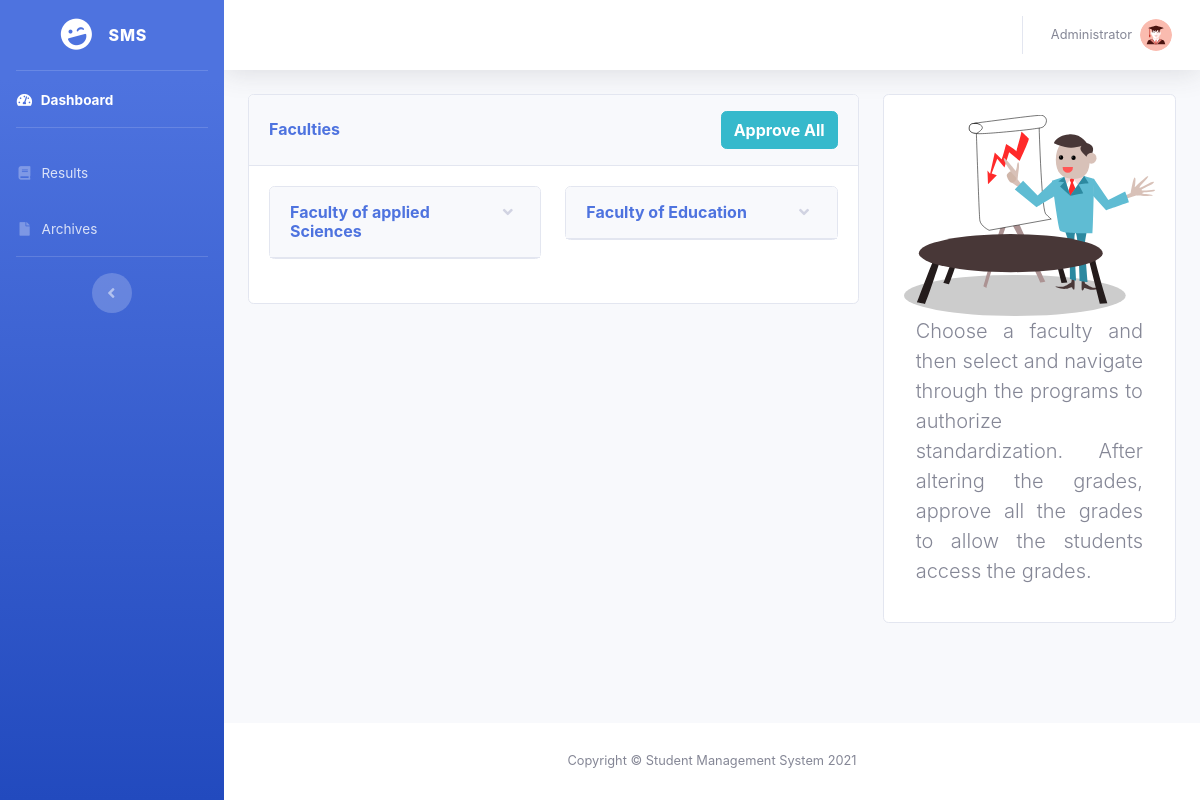
/senate/results.php (signed in), run on the app's committed database.
### tables this page shows
CREATE TABLE IF NOT EXISTS `faculties` (
  `faculty_id` int(11) NOT NULL AUTO_INCREMENT,
  `faculty_name` varchar(100) DEFAULT NULL,
  PRIMARY KEY (`faculty_id`)
);

### classes/dbh.class.php (called while the page is built)
<?php
class Dbh{
	private $host = "localhost";
	private $user = "root";
	private $pwd = "";
	private $dbname = "sms";
	protected function connect(){
	$dsn = 'mysql:host=' . $this->host . ';dbname='. $this->dbname;
	$pdo =  new PDO($dsn, $this->user, $this->pwd);
    $pdo->setAttribute(PDO::ATTR_DEFAULT_FETCH_MODE, PDO::FETCH_ASSOC);
    return $pdo;
	}
}
?>

### classes/program.class.php (called while the page is built, shortened)
<?php
 class Program extends Dbh{
     protected function viewsFaculties(){
        $sql = "SELECT * FROM faculties";
        $stmt = $this->connect()->query($sql);
        return $stmt->fetchAll();
     }
 }
?>

### classes/programview.class.php (called while the page is built, shortened)
<?php
class ProgramView extends Program{
    public function viewFaculties()
    {
        return $this->viewsFaculties();
    }
}
?>

### senate/results.php (the view, shortened to what this page needs)
<!DOCTYPE html>
<html lang="en">
<head>
    <link href="../assets/vendor/fontawesome-free/css/all.min.css" rel="stylesheet" type="text/css">
    <link href="../assets/css/sb-admin-2.min.css" rel="stylesheet">
</head>
<body id="page-top">
    <div id="wrapper">
                <div class="container-fluid">
                    <div class="row">
                        <div class="col-xl-8 col-lg-7">
                            <div class="card mb-4">
                            <div
                                    class="card-header py-3 d-flex flex-row align-items-center justify-content-between">
                                    <h6 class="m-0 font-weight-bold text-primary">Faculties</h6>
                                    <a href="results.php?app=1" class="btn btn-info float-right"><b>Approve All</b></a>
                                </div>
                                <div class="card-body">
<div class="row">
<?php
$program = new ProgramView();
$fc = $program->viewFaculties();
foreach($fc as $fac){ ?>
<div class="col-lg-6">
<div class="card mb-4">
<a href="#collapseCardExample<?php echo $fac['faculty_id'];?>" class="d-block card-header py-3" data-toggle="collapse" role="button" aria-expanded="true" aria-controls="collapseCardExample">
<h6 class="m-0 font-weight-bold text-primary"><?php echo $fac['faculty_name'];?></h6>
</a>
</div>
</div>
<?php } ?>
</div>
                                </div>
                            </div>
                        </div>
                        <div class="col-xl-4 col-lg-5">
                            <div class="card mb-4">
                                <div class="card-body">
                                <img class="img-fluid w-100 " src="../assets/images/real (1).svg" alt="404 not found">
                                <div class="col-md-12">
                                <p class="lead" style="text-align: justify;">Choose a faculty and then select and navigate through the programs
                                to authorize standardization. After altering the grades, approve all the grades to allow the students access the grades.</p>
                                </div>
                                </div>
                            </div>
                        </div>
                    </div>
                </div>
            </div>
            <footer class="sticky-footer bg-white">
                <div class="container my-auto">
                    <div class="copyright text-center my-auto">
                        <span>Copyright &copy; Student Management System 2021</span>
                    </div>
                </div>
            </footer>
        </div>
    </div>
</body>
</html>

### data on the page
faculties: faculty_name "Faculty of applied Sciences"
faculties: faculty_name "Faculty of Education"

### other printed values
$username "Administrator"
